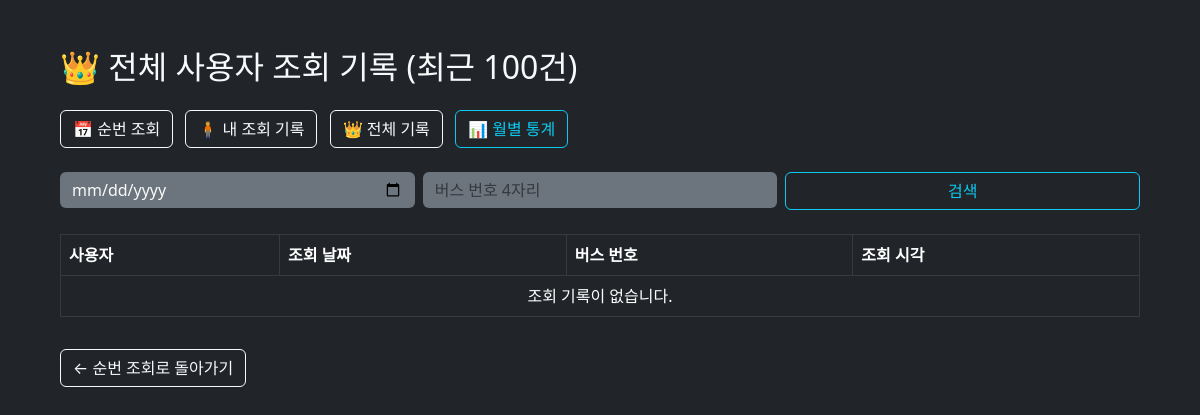
Before: /busorder/logs/all/ (signed in) with the older database file.
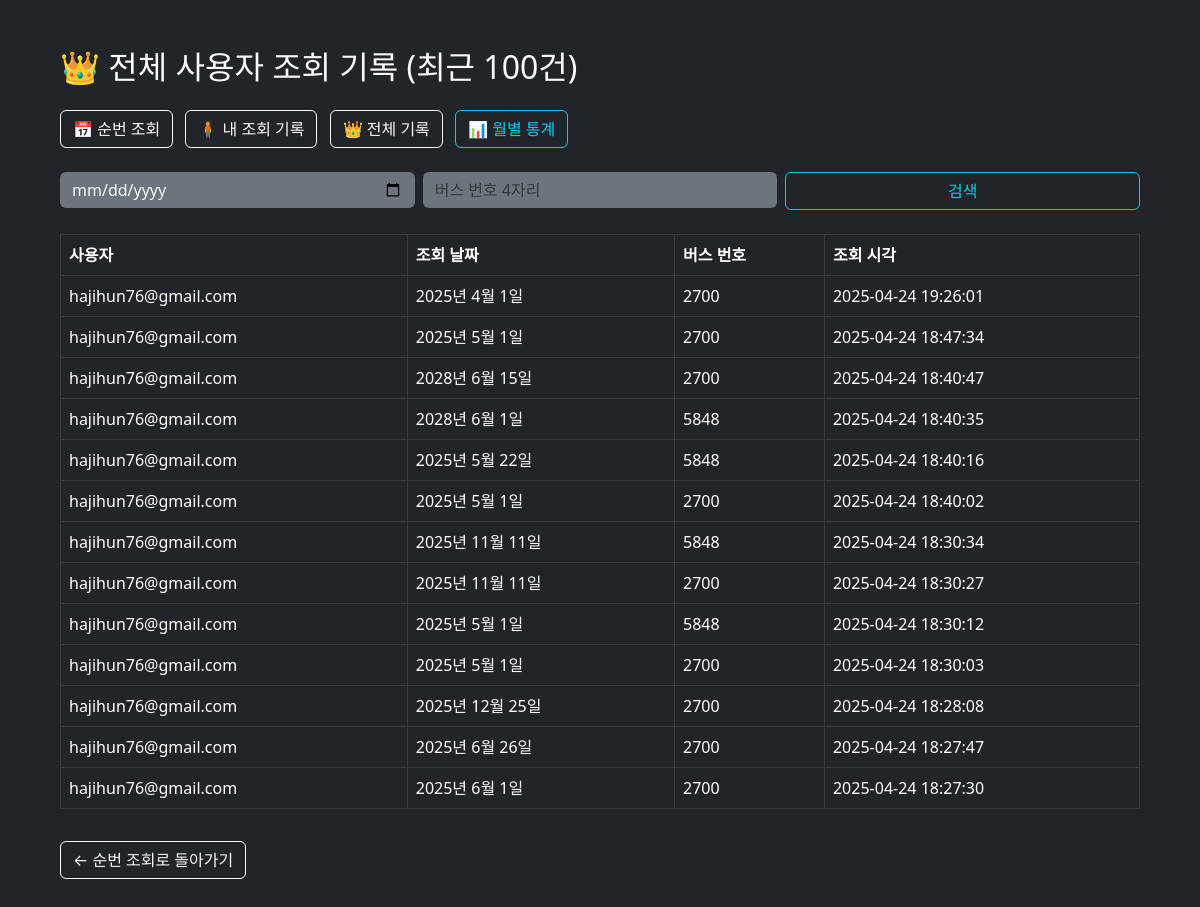
After: the same page with the newer database file.
### busorder/models.py (models this page shows, shortened)
class BusQueryLog(models.Model):
    user = models.ForeignKey(User, on_delete=models.CASCADE)
    date = models.DateField()
    bus_number = models.IntegerField()
    queried_at = models.DateTimeField(auto_now_add=True)

### blog/models.py (models this page shows, shortened)
class User(AbstractUser):
    nickname = models.CharField(
        max_length=15,
        unique=True,
        null=True,
        validators=[validate_no_special_characters],
        error_messages={'unique': '이미 사용중인 닉네임입니다.'},
    )
    profile_pic = models.ImageField(default='default_profile_pic.jpg', upload_to='profile_pics')
    intro = models.CharField(max_length=60, blank=True)

### busorder/views.py (the view)
# urls.py: path("logs/all/", views.query_logs_all, name="query-logs-all"),  # 관리자 전용
@login_required
@permission_required('busorder.can_access_busorder', raise_exception=True)
def query_logs_all(request):
    logs = BusQueryLog.objects.all().order_by('-queried_at')
    date = request.GET.get('date')
    bus_number = request.GET.get('bus_number')
    if date:
        logs = logs.filter(date=date)
    if bus_number:
        try:
            bus_number = int(bus_number)
            logs = logs.filter(bus_number=bus_number)
        except ValueError:
            pass  # 숫자 아닐 경우 무시
    return render(request, "busorder/logs_all.html", {"logs": logs})

### busorder/templates/busorder/logs_all.html (shortened to what this page needs)
<!DOCTYPE html>
<html lang="ko">
<head>
  <link rel="stylesheet" href="https://cdn.jsdelivr.net/gh/orioncactus/pretendard/dist/web/static/pretendard.css" />
  <link href="https://cdn.jsdelivr.net/npm/bootstrap@5.3.0/dist/css/bootstrap.min.css" rel="stylesheet">
</head>
<body class="bg-dark text-light p-5">
<div class="container">
  <h2 class="mb-4">👑 전체 사용자 조회 기록 (최근 100건)</h2>
  <div class="mb-4">
    <a href="{% url 'calendar-view' %}" class="btn btn-outline-light me-2">📅 순번 조회</a>
    <a href="{% url 'query-logs' %}" class="btn btn-outline-light me-2">🧍 내 조회 기록</a>
    <a href="{% url 'query-logs-all' %}" class="btn btn-outline-light me-2">👑 전체 기록</a>
    <a href="{% url 'busorder-stats' %}" class="btn btn-outline-info">📊 월별 통계</a>
  </div>
<form method="get" class="row g-2 mb-4">
  <div class="col-md-4">
    <input type="date" name="date" class="form-control bg-secondary text-light border-0"
          value="{{ request.GET.date }}">
  </div>
  <div class="col-md-4">
    <input type="text" name="bus_number" class="form-control bg-secondary text-light border-0"
          placeholder="버스 번호 4자리" value="{{ request.GET.bus_number }}">
  </div>
  <div class="col-md-4">
    <button type="submit" class="btn btn-outline-info w-100">검색</button>
  </div>
</form>
  <table class="table table-dark table-hover table-bordered">
    <thead>
      <tr>
        <th>사용자</th>
        <th>조회 날짜</th>
        <th>버스 번호</th>
        <th>조회 시각</th>
      </tr>
    </thead>
    <tbody>
      {% for log in logs %}
      <tr>
        <td>{{ log.user.email }}</td>
        <td>{{ log.date }}</td>
        <td>{{ log.bus_number }}</td>
        <td>{{ log.queried_at|date:"Y-m-d H:i:s" }}</td>
      </tr>
      {% empty %}
      <tr>
        <td colspan="4" class="text-center">조회 기록이 없습니다.</td>
      </tr>
      {% endfor %}
    </tbody>
  </table>
  <a href="{% url 'calendar-view' %}" class="btn btn-outline-light mt-3">← 순번 조회로 돌아가기</a>
</div>
</body>
</html>

Changed rows visible on the page:
added BusQueryLog: user.email "hajihun76@gmail.com", date "2025년 4월 1일", bus_number "2700", queried_at "2025-04-24 19:26:01"
added BusQueryLog: user.email "hajihun76@gmail.com", date "2025년 5월 1일", bus_number "2700", queried_at "2025-04-24 18:47:34"
added BusQueryLog: user.email "hajihun76@gmail.com", date "2028년 6월 15일", bus_number "2700", queried_at "2025-04-24 18:40:47"
added BusQueryLog: user.email "hajihun76@gmail.com", date "2028년 6월 1일", bus_number "5848", queried_at "2025-04-24 18:40:35"
added BusQueryLog: user.email "hajihun76@gmail.com", date "2025년 5월 22일", bus_number "5848", queried_at "2025-04-24 18:40:16"
added BusQueryLog: user.email "hajihun76@gmail.com", date "2025년 5월 1일", bus_number "2700", queried_at "2025-04-24 18:40:02"
added BusQueryLog: user.email "hajihun76@gmail.com", date "2025년 11월 11일", bus_number "5848", queried_at "2025-04-24 18:30:34"
added BusQueryLog: user.email "hajihun76@gmail.com", date "2025년 11월 11일", bus_number "2700", queried_at "2025-04-24 18:30:27"
added BusQueryLog: user.email "hajihun76@gmail.com", date "2025년 5월 1일", bus_number "5848", queried_at "2025-04-24 18:30:12"
added BusQueryLog: user.email "hajihun76@gmail.com", date "2025년 5월 1일", bus_number "2700", queried_at "2025-04-24 18:30:03"
added BusQueryLog: user.email "hajihun76@gmail.com", date "2025년 12월 25일", bus_number "2700", queried_at "2025-04-24 18:28:08"
added BusQueryLog: user.email "hajihun76@gmail.com", date "2025년 6월 26일", bus_number "2700", queried_at "2025-04-24 18:27:47"
added BusQueryLog: user.email "hajihun76@gmail.com", date "2025년 6월 1일", bus_number "2700", queried_at "2025-04-24 18:27:30"
Other visible differences:
text no longer shown: "조회 기록이 없습니다."
